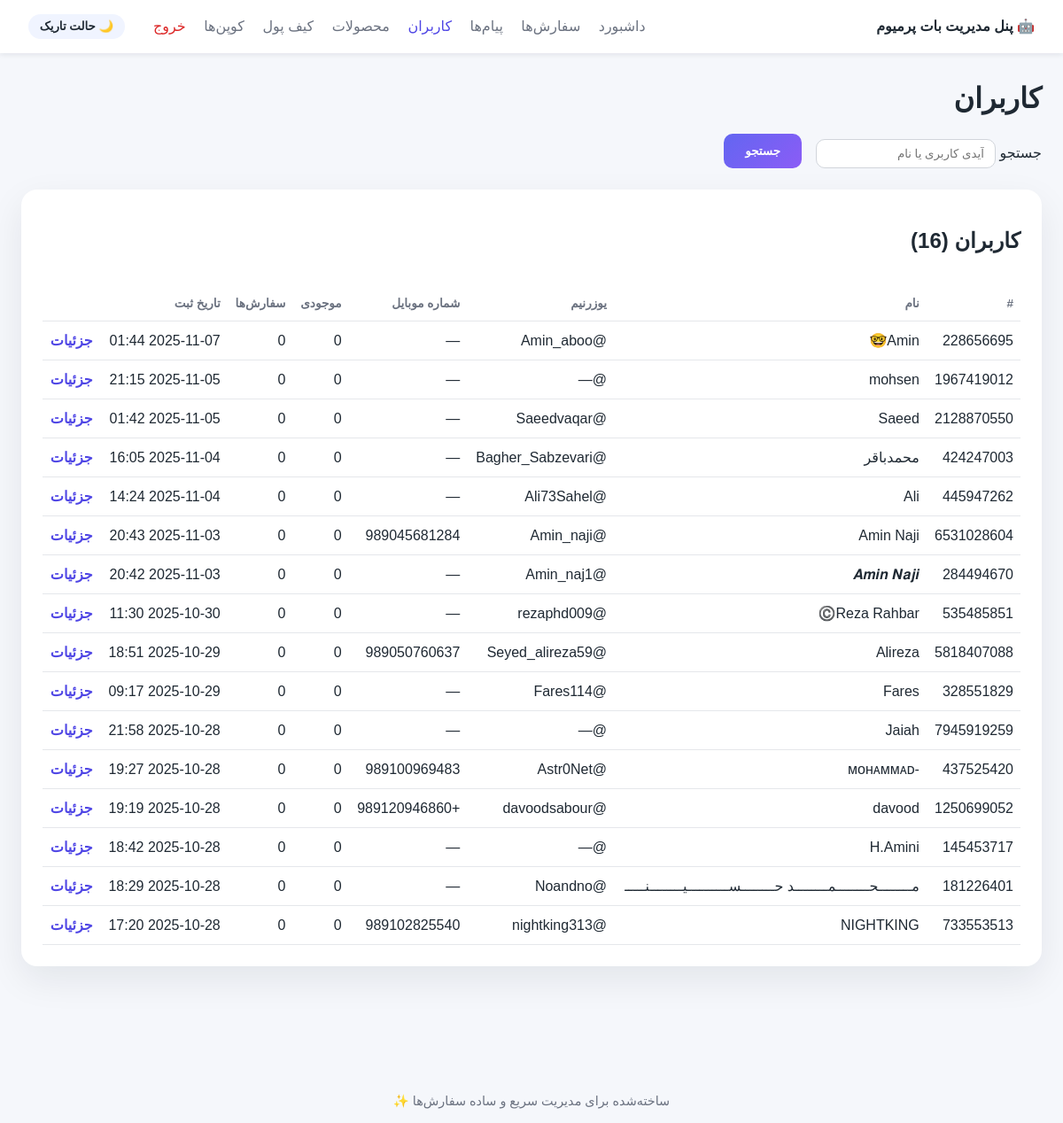
/users (signed in), run on the app's committed database.
### tables this page shows
CREATE TABLE users(
            user_id INTEGER PRIMARY KEY,
            username TEXT, first_name TEXT,
            wallet_balance INTEGER DEFAULT 0,
            ref_by INTEGER, ref_count INTEGER DEFAULT 0,
            earnings_total INTEGER DEFAULT 0,
            created_at TEXT, updated_at TEXT
        , contact_phone TEXT, contact_verified INTEGER DEFAULT 0, contact_shared_at TEXT, is_blocked INTEGER DEFAULT 0);

### app/webadmin/server.py (the view)
    @app.get("/users")
    async def users_page(
        request: Request,
        user: str = Depends(_login_required),
        q: str = Query("", alias="q"),
        page: int = Query(1, ge=1),
    ):
        per_page = 20
        total = count_users(search=q or None)
        pages = max((total + per_page - 1) // per_page, 1)
        page = min(page, pages)
        offset = (page - 1) * per_page
        items = list_users(search=q or None, limit=per_page, offset=offset)
        return _render(
            request,
            "users.html",
            {
                "title": "مدیریت کاربران",
                "users": items,
                "total": total,
                "page": page,
                "pages": pages,
                "query": q,
                "format_datetime": _format_datetime,
                "format_amount": _format_amount,
                "nav": "users",
            },
        )

### app/webadmin/templates/users.html (shortened to what this page needs)
{% extends 'base.html' %}
{% block content %}
<h1>کاربران</h1>
<form class="filters" method="get">
    <label>جستجو
        <input type="text" name="q" value="{{ query or '' }}" placeholder="آیدی کاربری یا نام">
    </label>
    <button type="submit" class="btn-primary">جستجو</button>
</form>
<section class="panel">
    <header><h2>کاربران ({{ total }})</h2></header>
    <table>
        <thead>
            <tr>
                <th>#</th>
                <th>نام</th>
                <th>یوزرنیم</th>
                <th>شماره موبایل</th>
                <th>موجودی</th>
                <th>سفارش‌ها</th>
                <th>تاریخ ثبت</th>
                <th></th>
            </tr>
        </thead>
        <tbody>
            {% for user in users %}
            <tr>
                <td>{{ user.user_id }}</td>
                <td>{{ user.first_name or '—' }}</td>
                <td>@{{ user.username or '—' }}</td>
                <td>{{ user.contact_phone or '—' }}</td>
                <td>{{ format_amount(user.wallet_balance) }}</td>
                <td>{{ user.ref_count or 0 }}</td>
                <td>{{ format_datetime(user.created_at) }}</td>
                <td><a class="link" href="{{ url_for('user_detail', user_id=user.user_id) }}">جزئیات</a></td>
            </tr>
            {% else %}
            <tr><td colspan="8" class="empty">هیچ کاربری یافت نشد.</td></tr>
            {% endfor %}
        </tbody>
    </table>
</section>
{% endblock %}

### app/webadmin/static/styles.css (style rules this page uses)
:root { color-scheme: light dark; --bg: #f5f7fb; --surface: #ffffff; --surface-alt: #f0f4ff; --text: #1f2933; --muted: #6b7280; --accent: #4f46e5; --success: #16a34a; --warning: #f59e0b; --danger: #dc2626; font-family: "Vazirmatn", "IRANSans", "Tahoma", sans-serif; }
body { margin: 0; background: var(--bg); color: var(--text); }
.btn-primary { background: linear-gradient(135deg, #6366f1, #8b5cf6); color: white; border: none; padding: 0.75rem 1.5rem; border-radius: 10px; cursor: pointer; font-weight: 600; }
.panel { background: var(--surface); border-radius: 18px; box-shadow: 0 15px 40px rgba(15, 23, 42, 0.08); padding: 1.5rem; margin-bottom: 2rem; }
.panel header { display: flex; align-items: center; justify-content: space-between; margin-bottom: 1rem; }
.table, table { width: 100%; border-collapse: collapse; }
table th, table td { padding: 0.75rem 0.5rem; border-bottom: 1px solid #e5e7eb; text-align: right; }
table th { color: var(--muted); font-size: 0.85rem; font-weight: 600; }
table td a.link { color: var(--accent); text-decoration: none; font-weight: 600; }
.filters { display: flex; gap: 1rem; align-items: flex-end; flex-wrap: wrap; margin-bottom: 1.5rem; }
.filters input, .filters select { padding: 0.5rem 0.75rem; border-radius: 10px; border: 1px solid #d1d5db; }

### data on the page
users: user_id "228656695", first_name "Amin🤓", username "Amin_aboo", contact_phone "—", wallet_balance "0", ref_count "0", created_at "2025-11-07 01:44"
users: user_id "1967419012", first_name "mohsen", username "—", contact_phone "—", wallet_balance "0", ref_count "0", created_at "2025-11-05 21:15"
users: user_id "2128870550", first_name "Saeed", username "Saeedvaqar", contact_phone "—", wallet_balance "0", ref_count "0", created_at "2025-11-05 01:42"
users: user_id "424247003", first_name "محمدباقر", username "Bagher_Sabzevari", contact_phone "—", wallet_balance "0", ref_count "0", created_at "2025-11-04 16:05"
users: user_id "445947262", first_name "Ali", username "Ali73Sahel", contact_phone "—", wallet_balance "0", ref_count "0", created_at "2025-11-04 14:24"
users: user_id "6531028604", first_name "Amin Naji", username "Amin_naji", contact_phone "989045681284", wallet_balance "0", ref_count "0", created_at "2025-11-03 20:43"
users: user_id "284494670", first_name "𝑨𝒎𝒊𝒏 𝑵𝒂𝒋𝒊", username "Amin_naj1", contact_phone "—", wallet_balance "0", ref_count "0", created_at "2025-11-03 20:42"
users: user_id "535485851", first_name "Reza Rahbar©️", username "rezaphd009", contact_phone "—", wallet_balance "0", ref_count "0", created_at "2025-10-30 11:30"
users: user_id "5818407088", first_name "Alireza", username "Seyed_alireza59", contact_phone "989050760637", wallet_balance "0", ref_count "0", created_at "2025-10-29 18:51"
users: user_id "328551829", first_name "Fares", username "Fares114", contact_phone "—", wallet_balance "0", ref_count "0", created_at "2025-10-29 09:17"
users: user_id "7945919259", first_name "Jaiah", username "—", contact_phone "—", wallet_balance "0", ref_count "0", created_at "2025-10-28 21:58"
users: user_id "437525420", first_name "-ᴍᴏʜᴀᴍᴍᴀᴅ", username "Astr0Net", contact_phone "989100969483", wallet_balance "0", ref_count "0", created_at "2025-10-28 19:27"
users: user_id "1250699052", first_name "davood", username "davoodsabour", contact_phone "+989120946860", wallet_balance "0", ref_count "0", created_at "2025-10-28 19:19"
users: user_id "145453717", first_name "H.Amini", username "—", contact_phone "—", wallet_balance "0", ref_count "0", created_at "2025-10-28 18:42"
users: user_id "181226401", first_name "مــــــــحــــــــمــــــــد حــــــــســــــــــیــــــــنـــــ", username "Noandno", contact_phone "—", wallet_balance "0", ref_count "0", created_at "2025-10-28 18:29"
users: user_id "733553513", first_name "NIGHTKING", username "nightking313", contact_phone "989102825540", wallet_balance "0", ref_count "0", created_at "2025-10-28 17:20"

### other printed values
{{ '☀️ حالت روشن' if theme == 'dark' else '🌙 حالت تاریک' }} "🌙 حالت تاریک"
{{ total }} "16"
